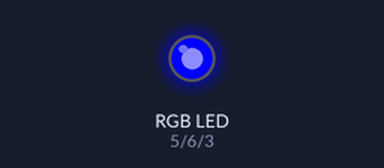
Bench run of a sketch on a simulated Arduino Uno, built with avr-gcc and run on an emulated ATmega328P. Parts: an RGB LED mixed from three pins (HIGH = lit). Dim RGB values are drawn brighter than linear.

Above: at 0.05 s.
At 1.5 s:
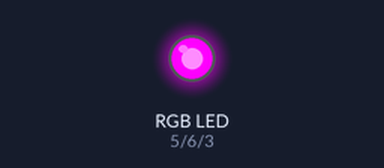
At 3.0 s:
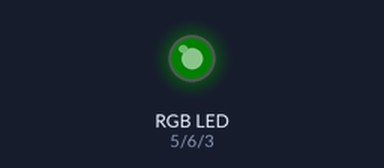
Timing chart, 0 to 6.9 s (numbered marks = the images above):
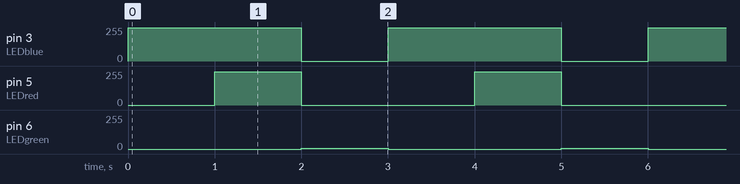

Measured:
- by itself, pin 3 (LEDblue): alternates 250/255 for 2.0 s and 0/255 for 1.0 s
- by itself, pin 5 (LEDred): alternates 250/255 for 1.0 s and 0/255 for 2.0 s
- by itself, pin 6 (LEDgreen): alternates 5/255 for 1.0 s and 0/255 for 2.0 s

The sketch:

sketch_may01b.ino
```cpp
int LEDblue=3;  //Blue colour on pin 3
int LEDred=5;   //Red colour on 5
int LEDgreen=6;   //Green colour on pin 6
int b=1000;   //b defines a break of 1000ms (1 second)


int brightnessblue=250;  //Value between 0 and 255 – defines the brightness of
//the single colour
int brightnessred=250;   //Value between 0 and 255 – defines the brightness of
//the single colour
int brightnessgreen=5;   //Value between 0 and 255 – defines the brightness of
//the single colour
int dark=0;  //Value 0 stands vor 0V voltage – therefore LED off


void setup() {
  pinMode(LEDblue, OUTPUT);
  pinMode(LEDgreen, OUTPUT);
  pinMode(LEDred, OUTPUT);
}

void loop() {
  analogWrite(LEDblue, brightnessblue);
  delay(b);  //Break
  //Turn on blue
  //analogWrite(LEDblue, dark);   //Turn off blue
  analogWrite(LEDred, brightnessred);  //Turn on red
  delay(b);   //Break
  analogWrite(LEDred, dark); // Turn off red
  analogWrite(LEDblue, dark);

  analogWrite(LEDgreen, brightnessgreen);  //Turn on green
  delay(b);  //Break
  analogWrite(LEDgreen, dark);   //Turn off  green
}
```
